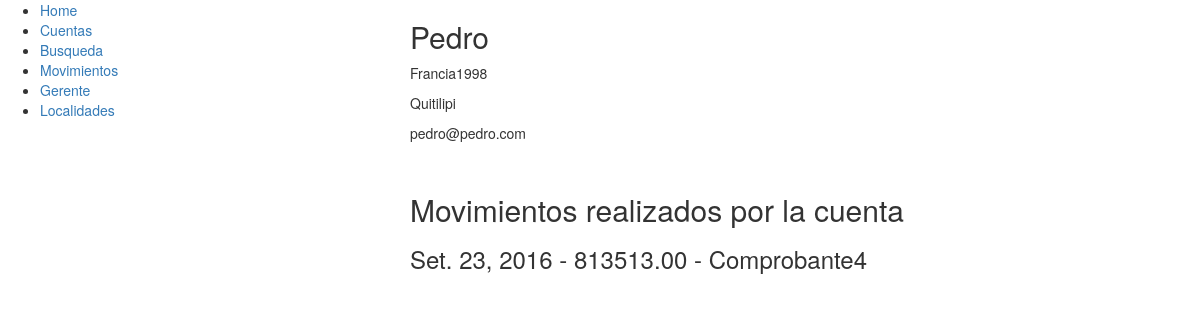
/cuenta/1/, run on the app's committed database.
### cuentas/models.py (models this page shows, shortened)
class Cuenta(models.Model):
	nombre = models.CharField(max_length=200)
	direccion = models.CharField(max_length=500)
	localidad = models.ForeignKey(Localidad, default=1)
	email = models.EmailField()

class Localidad(models.Model):
	nombre = models.CharField(max_length=200)
	def __str__(self):
		return self.nombre

class Movimiento(models.Model):
	cuenta = models.ForeignKey(Cuenta)
	comprobante = models.TextField()
	fecha = models.DateField(auto_now=True)
	importe = models.DecimalField(max_digits=20, decimal_places=2, default=0)

### cuentas/views.py (the view)
# urls.py: url(r'^cuenta/([0-9]+)/$',views.cuenta),
def cuenta(request, id):
	try:
		c = Cuenta.objects.get(pk=id)
		m = Cuenta.objects.get(pk=id).movimiento_set.all()
	except Cuenta.DoesNotExist:
		raise Http404("No existe la cuenta seleccionada")
	return render (request, 'cuenta2.html',{'cuenta' : c, 'movimientos': m})

### cuentas/templates/cuenta2.html (shortened to what this page needs)
{% extends "base.html" %}
{% block content %}
	<h2>{{ cuenta.nombre }}</h2>
	<p>{{ cuenta.direccion }}</p>
	<p>{{ cuenta.localidad }}</p>
	<p>{{ cuenta.email }}</p>
	<br>
	<h2>Movimientos realizados por la cuenta</h2>
	{% for movimiento in movimientos %}
		<h3>{{ movimiento.fecha }} - {{ movimiento.importe }} - {{ movimiento.comprobante }}</h3>
	{% endfor %}
{% endblock %}

### data on the page
Cuenta: nombre "Pedro", direccion "Francia1998", localidad "Quitilipi", email "pedro@pedro.com"
Movimiento: fecha "Set. 23, 2016", importe "813513.00", comprobante "Comprobante4"
